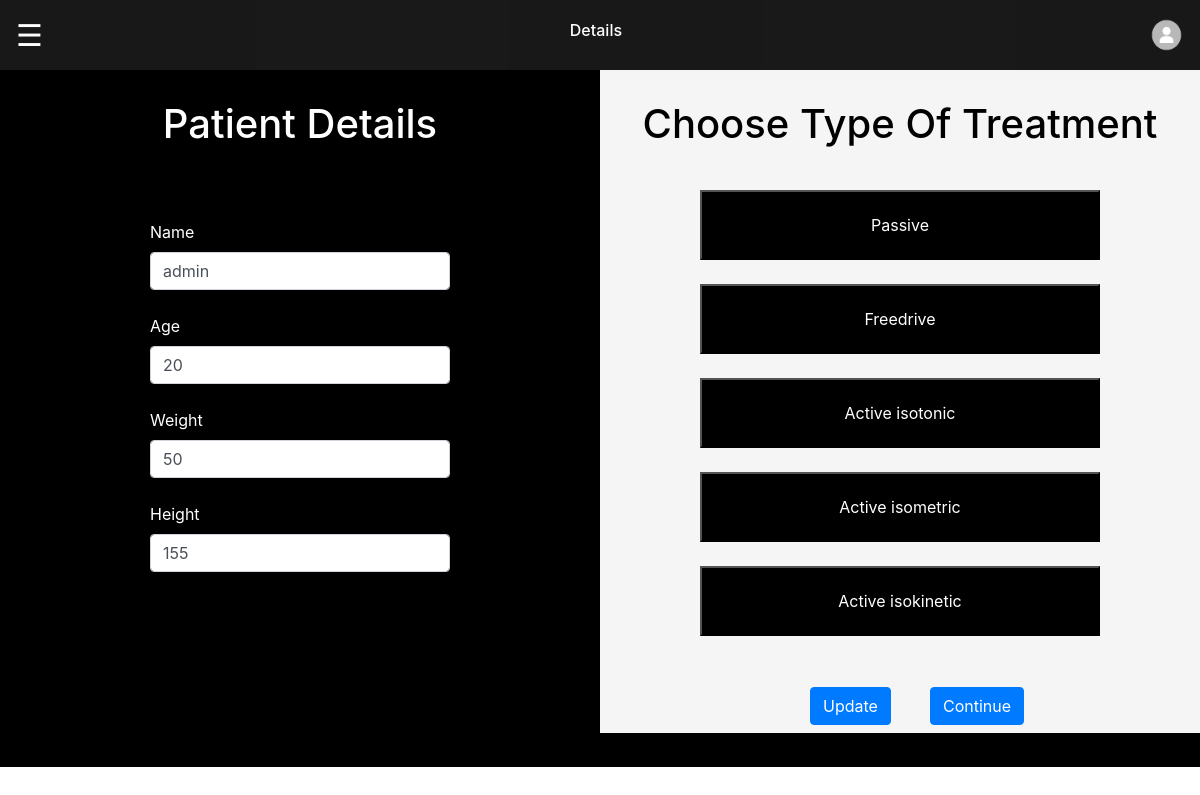
The page /details (signed in) on the database as committed earlier.
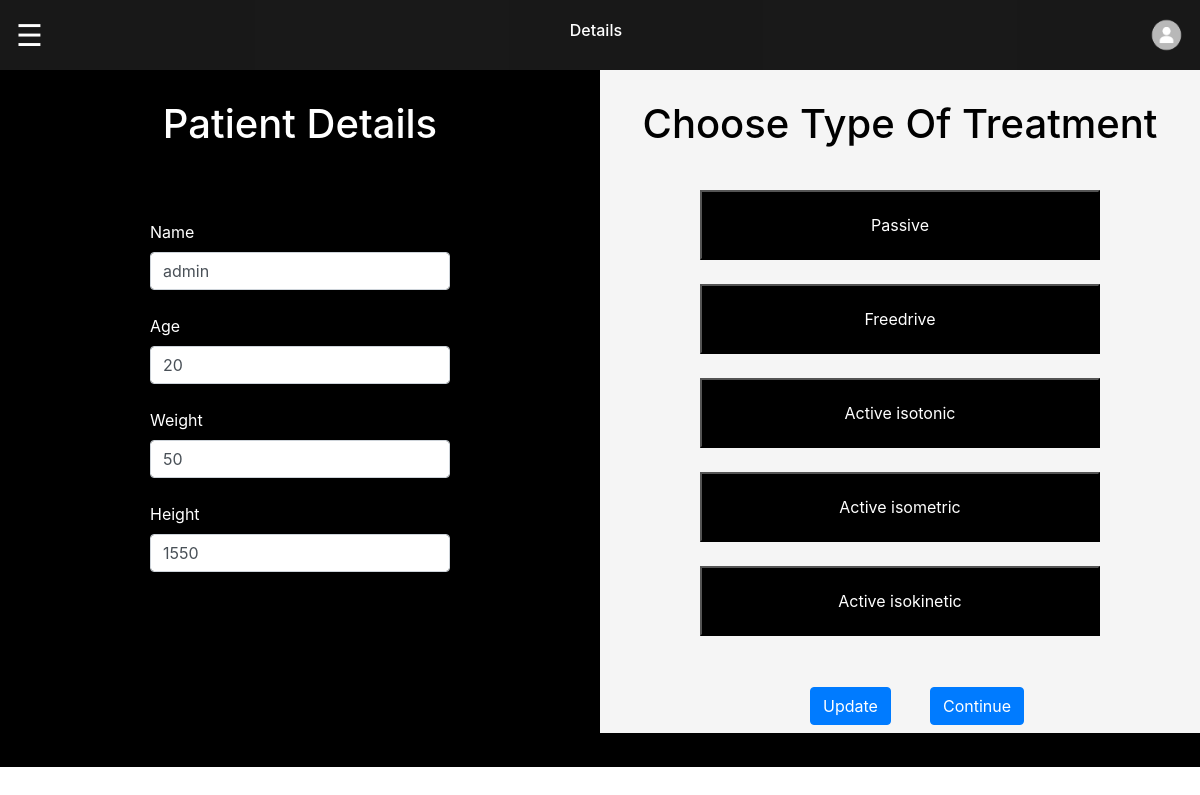
The same page on the database as committed later.
### tables this page shows
CREATE TABLE info1(name_user varchar(50),password_user varchar(50) ,email_user varchar(50) ,phone_user varchar(50) ,address_user varchar(50),uname varchar(50),uage varchar(50),uweight varchar(50),uheight varchar(50),point1 int,point2 int);

### main.py (the view, shortened to what this page needs)
@app.route('/details',methods=['GET','POST'])
def details():
    if session["username"] == session["username1"]:
        cursor.execute("select * from info1 WHERE name_user=(?)",(session['username'],))
        dataform=cursor.fetchone()
        if dataform['uname'] is None:
            if request.method == 'POST':
                name = request.form["uname"]
                age = request.form["uage"]
                weight = request.form["uweight"]
                height = request.form["uheight"]
                cursor.execute("UPDATE info1 SET uname=(?),uage=(?),uweight=(?),uheight=(?) WHERE name_user=(?)",(name,age,weight,height,dataform['name_user']))
                db.commit()
                return redirect(url_for("select"))
            else:
                return render_template("form.html")
        elif dataform['uname'] is not None:
                uname = dataform['uname']
                uage = dataform['uage']
                uweight = dataform['uweight']
                uheight = dataform['uheight']
                return render_template("form.html",uname=uname,uage=uage,uweight=uweight,uheight=uheight)
    else:
        return redirect(url_for("login"))

### templates/form.html (shortened to what this page needs)
<!DOCTYPE html>
<html>
    <head>
        <link rel="stylesheet" type="text/css"  href="{{ url_for('static',filename='css/bootstrap.css') }}" ></link>
        <link rel="stylesheet" type="text/css" href="{{ url_for('static', filename='css/form.css') }}"></link>
        <link rel="stylesheet" type="text/css" href="{{ url_for('static', filename='css/select.css') }}"></link>
        <link rel="stylesheet" href="{{ url_for('static', filename='css/bootstrap.min.css') }}">
     </head>
    <body>
    <div class="navbar">
      <span style="transition: transform .2s;font-size:30px;cursor:pointer;color: white;" onclick="openNav()">&#9776;</span>
      <h6 name="username">Details</h6>
      <img onclick="myprofile('dashboard')" src="{{ url_for('static', filename='images/profile.png') }}" name="profilepic" class="profileimg"/>
    </div>
           <form class="form1" method="post">
              <div class="first">
                <h1 class="pdetails" style="margin-top: 5%;">Patient Details</h1>
                <label for="fname" style="margin-top: 12%; margin-left: 25%;">Name</label>
                <center>
                <input  type="text" value="{{uname}}" class="form-control" style="width: 50%; "  id="iname" name="uname" placeholder="Name">
                <br> </center>
                <label  for="fage" style="margin-left: 25%;">Age</label>
                <center>
                <input class="form-control" value="{{uage}}" style="width: 50%;" type="text" id="iage" name="uage"v placeholder="Age  (Years)">
                <br> </center>
                <label for="fweight" style="margin-left: 25%;">Weight</label>
                <center>
                <input class="form-control" value="{{uweight}}" style="width: 50%;" type="text" id="iweight" name="uweight" placeholder="Weight (Kg)">
                <br> </center>
                <label for="fheight" style="margin-left: 25%;">Height</label>
                <center>
                <input class="form-control" value="{{uheight}}" style="width: 50%; margin-bottom: 16.5%;" type="text" id="iheight" name="uheight" placeholder="Height (cm)">
                <br> </center>
                <br>
              </div>
              <div class="second">
                <h1 class="sdetails" style="margin-top: 5%;">Choose Type Of Treatment</h1>
                <center>
                <div style="margin: auto; margin-top: 1%;">
                <button type="button" name="button" value="Passive" class="button1" style="margin-top: 6%;" >Passive</button>
                <br>
                <br>
                <button type="button" class="button1">Freedrive</button>
                <br>
                <br>
                <button type="button" class="button1">Active isotonic</button>
                <br>
                <br>
                <button type="button" class="button1">Active isometric</button>
                <br>
                <br>
                <button type="button" class="button1">Active isokinetic</button>
                <br>
                <br>
              </center>
              <div style="margin-top: 3%;">
                <div style="float: left; width: 50%;">
                  <button style="margin-left: 70%; margin-top:3%;"  class="btn btn-primary mb-2" >Update</button>
                </div>
                <div style="float: right; width: 50%;">
                  <a href="select">
                  <button style="margin-left: 10%; margin-top:3%;" type="submit"  class="btn btn-primary mb-2" >Continue</button>
                </a>
                </div>
                </DIV>
              </div>
          </form>
        <div style="background-color: black;">
        <h1 style="margin: 10%; color: black;">.</h1>
        </div>
    </body>
</html>

### static/css/form.css (style rules this page uses)
.first { color: white; float: left; background-color: black; width: 50%; }
.second { color: black; float: right; background-color: whitesmoke; width: 50%; }
.pdetails { margin:auto; text-align:center; }
.sdetails { margin:auto; text-align:center; }

### static/css/select.css (style rules this page uses)
.button1 { background-color: black; width: 400px; height: 70px; color: white; }
.profileimg { width: 3%; transition: transform .2s; }
.navbar { height:70px; background:rgb(0, 0, 0); color:#fff; opacity: 0.9; box-sizing: border-box; padding: 1%; }

Rows that differ between the two databases and show on the page:
changed info1 "admin": uheight "155" → "1550"
